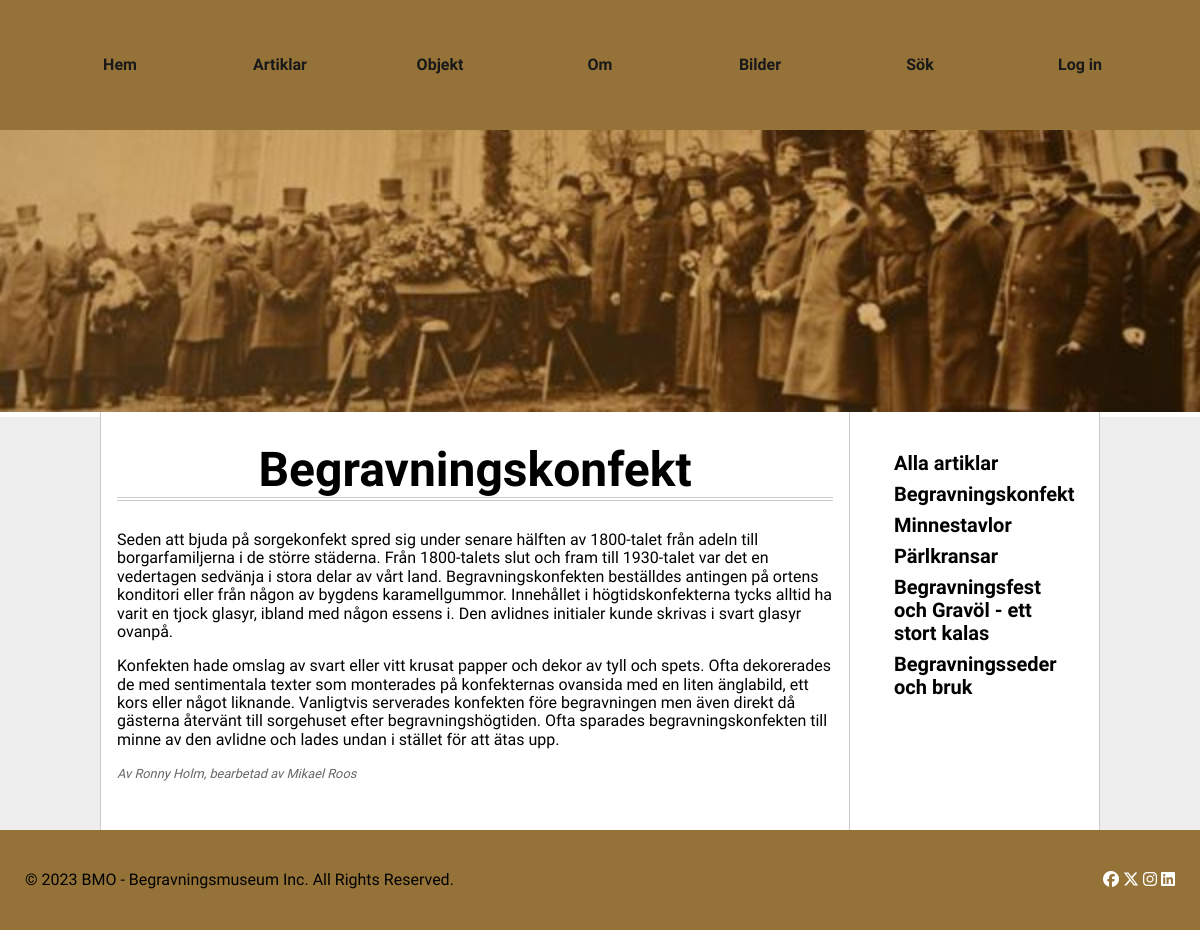
The app's page /public/article.php?id=1 with its own data.
### tables this page shows
CREATE TABLE "Article" ("id" INTEGER PRIMARY KEY  AUTOINCREMENT  NOT NULL  UNIQUE , "category" TEXT, "title" TEXT, "content" TEXT, "author" TEXT, "pubdate" DATETIME NOT NULL  DEFAULT CURRENT_DATE);

### public/article.php (called while the page is built, shortened)
<?php
include('../view/header.php');
$id = $_GET['id'] ?? null;
$dsn = getDsnToDatabaseFile("bmo.sqlite");
$db = connectToDatabase($dsn);
$sql = <<<EOD
SELECT
    rowid,
    *
FROM Article
WHERE
     id = ?
;
EOD;
$stmt = $db->prepare($sql);
$args = [$id];
$stmt->execute($args);
$res = $stmt->fetch();
include('../view/crud/article_view.php');
include('../view/footer.php');

### view/crud/article_view.php (the view, shortened to what this page needs)
<div class="two-col-layout">
    <main class="main">
        <article class="article">
        <h1><?=$res['title']?></h1>
            <?php
            if ($id) :?>
                    <?php if ($res['category'] === "article" || $res['category'] === "maggy") {
                        ?>
                            <?=$res['content']?>
                            <p class="author"><?=$res['author']?></p>
                    <?php }
                    ?>
            <?php endif; ?>
        </article>
    </main>
    <aside class="aside">
            <?php
                include("article_nav.php");
            ?>
    </aside>
</div>

### public/article_nav.php (shortened to what this page needs)
<?php
    $sql = <<<EOD
    SELECT
        rowid,
        *
    FROM Article
    ;
    EOD;
    $stmt = $db->prepare($sql);
    $stmt->execute();
    $allResults = $stmt->fetchAll();
?>
<ul>
    <li><a class="block" href="articles.php">Alla artiklar</a></li>
    <?php foreach ($allResults as $article) :?>
        <?php
        if ($article['category'] !== "about") {
            ?>
                <li><a class="block" href="article.php?id=<?= $article['id'] ?>"><?= $article["title"] ?></a></li>
        <?php }
        ?>
    <?php endforeach; ?>
</ul>

### public/css/init.css (style rules this page uses)
html { box-sizing: border-box; }
*, *:before, *:after { box-sizing: inherit; }
html { line-height: 1.15; }
body { margin: 0px auto; overflow-y: scroll; }

### public/css/articles.css (style rules this page uses)
.author { padding-top: 15px; padding-bottom: 15px; }

### public/css/main.css (style rules this page uses)
body { background-color: #eee; }
.main { margin: 0 auto; max-width: 1000px; }
.article { overflow: auto; background: #fff; border-left: 1px solid #ccc; border-right: 1px solid #ccc; padding-left: 1em; padding-right: 1em; padding-bottom: 20px; }
.article h1 { border-bottom: 4px double #ccc; }
.article .author { margin-top: -1em; font-size: 0.8em; color: #666; font-style: italic; }
.main, .main .article { min-height: 20em; }
.aside { background-color: #fff; border-right: 1px solid #ccc; padding-left: 1em; padding-right: 1em; padding-top: 24px; }
aside li { list-style: none; margin: 0.5em; }
aside ul { padding-inline-start: 20px; }
aside li a { text-decoration: none; color: black; font-size: 20px; font-weight: bold; }
.block { display: block; }

### public/css/two_column_layout.css (style rules this page uses)
.two-col-layout { display: flex; flex-direction: row; justify-content: space-between; max-width: 1000px; margin: 0 auto; }
.two-col-layout > .main { width: calc(100% / 16 * 12); }
.two-col-layout > .aside { width: calc(100% / 16 * 4); }

### public/css/objects.css (style rules this page uses)
h1 { margin: 30px auto; text-align: center; }

### records on screen
article: title "Begravningskonfekt", content "Seden att bjuda på sorgekonfekt spred sig under senare hälften av 1800-talet från adeln till borgarfamiljerna i de större städerna. Från 1800-talets slut och fram till 1930-talet var det en vedertagen sedvänja i stora delar av vårt land. Begravningskonfekten beställdes antingen på ortens konditori eller från någon av bygdens karamellgummor. Innehållet i högtidskonfekterna tycks alltid ha varit en tjock glasyr, ibland med någon essens i. Den avlidnes initialer kunde skrivas i svart glasyr ovanpå. Konfekten hade omslag av svart eller vitt krusat papper och dekor av tyll och spets. Ofta dekorerades de med sentimentala texter som monterades på konfekternas ovansida med en liten änglabild, ett…", author "Av Ronny Holm, bearbetad av Mikael Roos"
article: title "Minnestavlor"
article: title "Pärlkransar"
article: title "Begravningsfest och Gravöl - ett stort kalas"
article: title "Begravningsseder och bruk"
